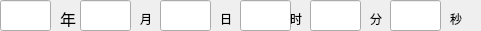
        <widget class="QWidget" name="widget_3" native="true">
         <property name="geometry">
          <rect>
           <x>520</x>
           <y>10</y>
           <width>481</width>
           <height>31</height>
          </rect>
         </property>
         <widget class="QLineEdit" name="startYear">
          <property name="geometry">
           <rect>
            <x>0</x>
            <y>0</y>
            <width>51</width>
            <height>31</height>
           </rect>
          </property>
          <property name="font">
           <font>
            <family>Ubuntu</family>
            <pointsize>10</pointsize>
           </font>
          </property>
         </widget>
         <widget class="QLabel" name="label_20">
          <property name="geometry">
           <rect>
            <x>60</x>
            <y>10</y>
            <width>21</width>
            <height>17</height>
           </rect>
          </property>
          <property name="font">
           <font>
            <family>Source Han Sans CN</family>
            <pointsize>12</pointsize>
           </font>
          </property>
          <property name="text">
           <string>年</string>
          </property>
         </widget>
         <widget class="QLineEdit" name="startMon">
          <property name="geometry">
           <rect>
            <x>80</x>
            <y>0</y>
            <width>51</width>
            <height>31</height>
           </rect>
          </property>
          <property name="font">
           <font>
            <family>Ubuntu</family>
            <pointsize>10</pointsize>
           </font>
          </property>
          <property name="text">
           <string/>
          </property>
         </widget>
         <widget class="QLineEdit" name="startDay">
          <property name="geometry">
           <rect>
            <x>160</x>
            <y>0</y>
            <width>51</width>
            <height>31</height>
           </rect>
          </property>
          <property name="font">
           <font>
            <family>Ubuntu</family>
            <pointsize>10</pointsize>
           </font>
          </property>
         </widget>
         <widget class="QLabel" name="label_21">
          <property name="geometry">
           <rect>
            <x>140</x>
            <y>10</y>
            <width>21</width>
            <height>17</height>
           </rect>
          </property>
          <property name="text">
           <string>月</string>
          </property>
         </widget>
         <widget class="QLabel" name="label_22">
          <property name="geometry">
           <rect>
            <x>220</x>
            <y>10</y>
            <width>21</width>
            <height>17</height>
           </rect>
          </property>
          <property name="text">
           <string>日</string>
          </property>
         </widget>
         <widget class="QLineEdit" name="startHour">
          <property name="geometry">
           <rect>
            <x>240</x>
            <y>0</y>
            <width>51</width>
            <height>31</height>
           </rect>
          </property>
          <property name="font">
           <font>
            <family>Ubuntu</family>
            <pointsize>10</pointsize>
           </font>
          </property>
         </widget>
         <widget class="QLineEdit" name="startMin">
          <property name="geometry">
           <rect>
            <x>310</x>
            <y>0</y>
            <width>51</width>
            <height>31</height>
           </rect>
          </property>
          <property name="font">
           <font>
            <family>Ubuntu</family>
            <pointsize>10</pointsize>
           </font>
          </property>
         </widget>
         <widget class="QLabel" name="label_23">
          <property name="geometry">
           <rect>
            <x>290</x>
            <y>10</y>
            <width>21</width>
            <height>17</height>
           </rect>
          </property>
          <property name="text">
           <string>时</string>
          </property>
         </widget>
         <widget class="QLabel" name="label_24">
          <property name="geometry">
           <rect>
            <x>370</x>
            <y>10</y>
            <width>21</width>
            <height>17</height>
           </rect>
          </property>
          <property name="text">
           <string>分</string>
          </property>
         </widget>
         <widget class="QLineEdit" name="startSec">
          <property name="geometry">
           <rect>
            <x>390</x>
            <y>0</y>
            <width>51</width>
            <height>31</height>
           </rect>
          </property>
          <property name="font">
           <font>
            <family>Ubuntu</family>
            <pointsize>10</pointsize>
           </font>
          </property>
         </widget>
         <widget class="QLabel" name="label_25">
          <property name="geometry">
           <rect>
            <x>450</x>
            <y>10</y>
            <width>21</width>
            <height>17</height>
           </rect>
          </property>
          <property name="text">
           <string>秒</string>
          </property>
         </widget>
        </widget>
